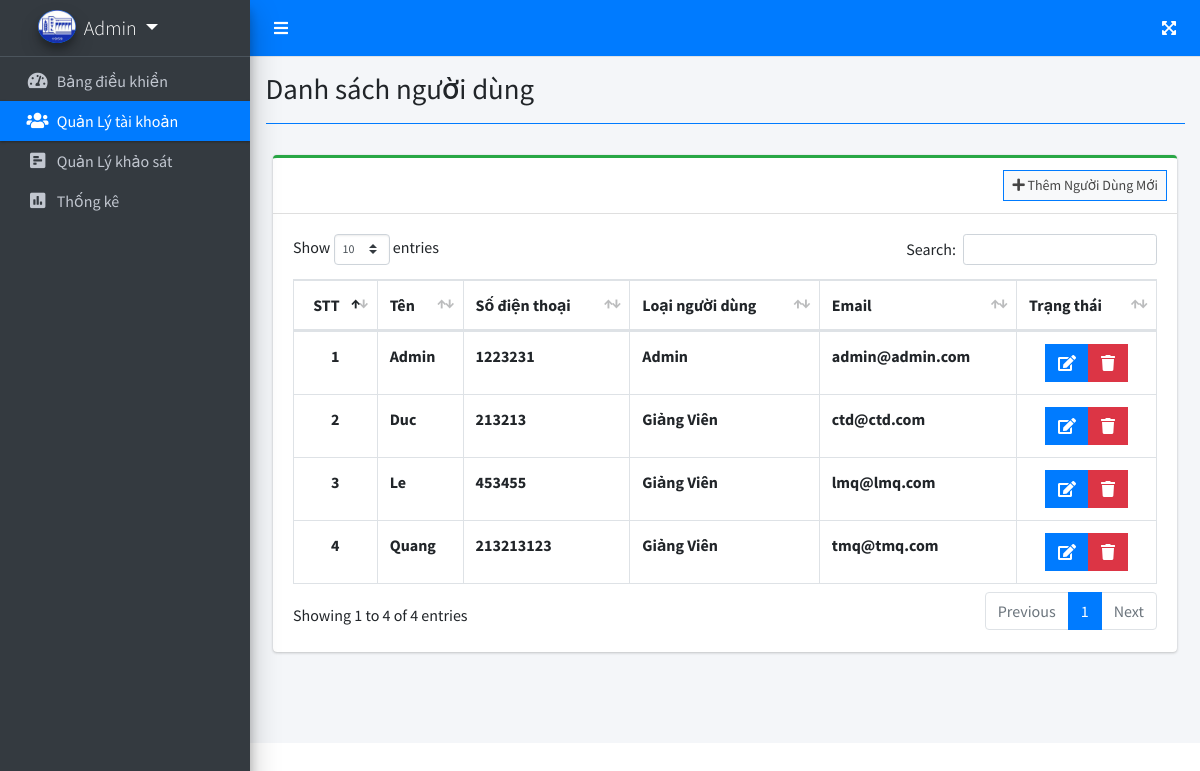
The page /index.php?page=user_list (signed in) on the database its author committed.
### tables this page shows
CREATE TABLE `nguoi_dung` (
    `id` int NOT NULL,
    `email` varchar(200) NOT NULL,
    `mat_khau` text NOT NULL,
    `ten` varchar(100) NOT NULL,
    `dia_chi` text NOT NULL,
    `chuc_vu` tinyint(1) NOT NULL DEFAULT 3 COMMENT '1=Admin,2 = GV, 3= SV, 4 = DN',
    `so_dt` numeric NOT NULL
);

### classes/User.php (called while the page is built, shortened)
<?php
Class User
{
    public function __construct()
    {
        include 'db_connect.php';
        $this->db = $conn;
    }
}

### classes/Admin.php (called while the page is built, shortened)
<?php
include 'classes\User.php';
Class Admin extends User {
    function thongKeNguoiDung() {
        $res = $this->db->query("SELECT * FROM nguoi_dung order by ten asc");
        return $res;
    }
}

### user_list.php (the view, shortened to what this page needs)
<?php include'classes/Admin.php' ?>
<div class="col-lg-12">
	<div class="card card-outline card-success">
		<div class="card-header">
			<div class="card-tools">
				<a class="btn btn-block btn-sm btn-default btn-flat border-primary" href="./index.php?page=new_user"><i class="fa fa-plus"></i> Thêm Người Dùng Mới</a>
			</div>
		</div>
		<div class="card-body">
			<table class="table tabe-hover table-bordered" id="list">
				<thead>
					<tr>
						<th class="text-center">STT</th>
						<th>Tên</th>
						<th>Số điện thoại</th>
						<th>Loại người dùng</th>
						<th>Email</th>
						<th>Trạng thái</th>
					</tr>
				</thead>
				<tbody>
					<?php
					$i = 1;
					$chuc_vu = array('',"Admin","Sinh Viên","Giảng Viên", "Doanh nghiệp");
					$qry = new Admin();
					$res = $qry->thongKeNguoiDung();
					while($row= $res->fetch_assoc()):
					?>
					<tr>
						<th class="text-center"><?php echo $i++ ?></th>
						<td><b><?php echo ucwords($row['ten']) ?></b></td>
						<td><b><?php echo $row['so_dt'] ?></b></td>
						<td><b><?php echo $chuc_vu[$row['chuc_vu']] ?></b></td>
						<td><b><?php echo $row['email'] ?></b></td>
                        <td class="text-center">
                            <div class="btn-group">
                                <a href="./index.php?page=edit_user&id=<?php echo $row['id'] ?>" class=" btn btn-primary btn-flat">
                                    <i class="fas fa-edit"></i>
                                </a>
                                <button type="button" class="delete_user btn btn-danger btn-flat delete_survey" href="javascript:void(0)" data-id="<?php echo $row['id'] ?>">
                                    <i class="fas fa-trash"></i>
                                </button>
                        </td>
					</tr>
				<?php endwhile; ?>
				</tbody>
			</table>
		</div>
	</div>
</div>

### index.php (shortened to what this page needs)
<!DOCTYPE html>
<html lang="en">
<?php
	include 'header.php'
?>
<body class="hold-transition sidebar-mini layout-fixed layout-navbar-fixed layout-footer-fixed">
<div class="wrapper">
  <?php include 'topbar.php' ?>
  <?php include 'sidebar.php' ?>
  <div class="content-wrapper">
    <div class="content-header">
      <div class="container-fluid">
        <div class="row mb-2">
          <div class="col-sm-6">
            <h1 class="m-0"><?php echo $title ?></h1>
          </div>
        </div>
            <hr class="border-primary">
      </div>
    </div>
    <section class="content">
      <div class="container-fluid">
         <?php
          $page = isset($_GET['page']) ? $_GET['page'] : 'Home';
          include $page.'.php';
          ?>
      </div>
    </section>
  </div>
</div>
</body>
</html>

### header.php (shortened to what this page needs)
<head>
  <?php
  $pageList = ['user_list', 'new_user','edit_user', 'survey_list','new_survey', 'edit_survey', 'view_survey', 'survey_report', 'view_survey_report'];
  $pageListVN = ['Danh sách người dùng', 'Người dùng mới', 'Sửa thông tin người dùng', 'Danh sách khảo sát', 'Khảo sát mới', 'Sửa thông tin khảo sát', 'Xem thông tin khảo sát', 'Thống kê', 'Xem thông tin thống kê'];
  $title = isset($_GET['page']) ? $pageListVN[array_search($_GET['page'], $pageList)] : "Trang Chủ";
  ?>
  <link rel="stylesheet" href="assets/plugins/fontawesome-free/css/all.min.css">
  <link rel="stylesheet" href="assets/plugins/overlayScrollbars/css/OverlayScrollbars.min.css">
  <link rel="stylesheet" href="assets/plugins/datatables-bs4/css/dataTables.bootstrap4.min.css">
  <link rel="stylesheet" href="assets/plugins/datatables-responsive/css/responsive.bootstrap4.min.css">
  <link rel="stylesheet" href="assets/plugins/datatables-buttons/css/buttons.bootstrap4.min.css">
  <link rel="stylesheet" href="assets/plugins/select2/css/select2.min.css">
  <link rel="stylesheet" href="assets/plugins/select2-bootstrap4-theme/select2-bootstrap4.min.css">
  <link rel="stylesheet" href="assets/plugins/sweetalert2-theme-bootstrap-4/bootstrap-4.min.css">
  <link rel="stylesheet" href="assets/plugins/toastr/toastr.min.css">
  <link rel="stylesheet" href="assets/plugins/icheck-bootstrap/icheck-bootstrap.min.css">
  <link rel="stylesheet" href="assets/dist/css/adminlte.min.css">
  <link rel="stylesheet" href="assets/dist/css/styles.css">
  <link rel="stylesheet" href="assets/plugins/summernote/summernote-bs4.min.css">
</head>

### topbar.php
<nav class="main-header navbar navbar-expand navbar-primary navbar-dark ">
  <ul class="navbar-nav">
    <li class="nav-item">
      <a class="nav-link" data-widget="pushmenu" href="#" role="button"><i class="fas fa-bars"></i></a>
    </li>
    <li>
      <a class="nav-link text-white"  href="./" role="button"> <large><b></b></large></a>
    </li>
  </ul>
  <ul class="navbar-nav ml-auto">
    <li class="nav-item">
      <a class="nav-link" data-widget="fullscreen" href="#" role="button">
        <i class="fas fa-expand-arrows-alt"></i>
      </a>
    </li>
  </ul>
</nav>

### sidebar.php (shortened to what this page needs)
<aside class="main-sidebar sidebar-dark-primary elevation-4">
  <div class="dropdown">
    <a href="javascript:void(0)" class="brand-link dropdown-toggle" style = "padding: 13px 25px;" data-toggle="dropdown" aria-expanded="true">
        <img src="/survey/assets/dist/img/Logo.png" class="brand-image img-circle elevation-3 d-flex justify-content-center align-items-center bg-primary text-white font-weight-500" style="width: 38px;height:50px">
        <span class="brand-text font-weight-light"><?php echo ucwords($_SESSION['login_ten']) ?></span>
    </a>
  </div>
  <div class="sidebar">
    <nav class="mt-2" >
      <ul class="nav nav-pills nav-sidebar flex-column nav-flat nav-treeview" data-widget="treeview" role="menu" data-accordion="false">
        <li class="nav-item dropdown">
          <a href="index.php?page=home" class="nav-link nav-home" >
            <i class="nav-icon fas fa-tachometer-alt "></i>
            <p>
              Bảng điều khiển
            </p>
          </a>
        </li>
        <?php if($_SESSION['login_chuc_vu'] == 1): ?>
              <li class="nav-item">
                <a href="./index.php?page=user_list" class="nav-link nav-edit_user list-group-item-action  ">
                  <i class="nav-icon fas fa-users nav-user_list"></i>
                  <p>
                    Quản Lý tài khoản
                  </p>
                </a>
              </li>
            <li class="nav-item">
              <a href="./index.php?page=survey_list" class="nav-link nav-is-tree nav-edit_survey nav-view_survey ">
                <i class="nav-icon fa fa-poll-h"></i>
                <p>
                Quản Lý khảo sát
                </p>
              </a>
            </li>
            <li class="nav-item">
              <a href="./index.php?page=survey_report" class="nav-link tree-item">
                <i class="nav-icon fas fa-poll"></i>
                <p>
                  Thống kê
                </p>
              </a>
            </li>
        <?php endif; ?>
    </ul>
    </nav>
  </div>
</aside>

### rows shown on the page
nguoi_dung: ten "Admin", so_dt "1223231", chuc_vu "Admin", email "admin@admin.com"
nguoi_dung: ten "Duc", so_dt "213213", chuc_vu "Giảng Viên", email "ctd@ctd.com"
nguoi_dung: ten "Le", so_dt "453455", chuc_vu "Giảng Viên", email "lmq@lmq.com"
nguoi_dung: ten "Quang", so_dt "213213123", chuc_vu "Giảng Viên", email "tmq@tmq.com"

### other values the page prints
$_SESSION['login_ten'] "Admin"
$title "Danh sách người dùng"
